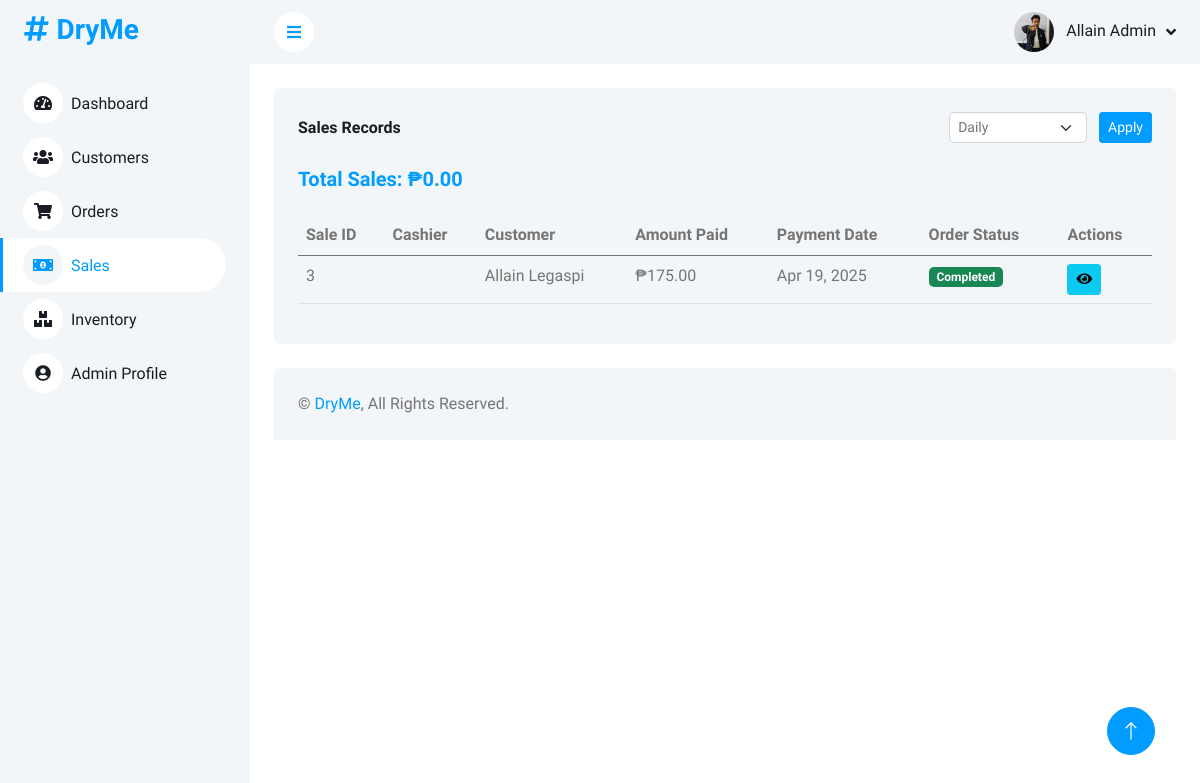
Screenshot of /admin/sales.php (signed in) with the database file from the repository.
### tables this page shows
CREATE TABLE `sales_records` (
  `sale_id` int(11) NOT NULL,
  `order_id` int(11) NOT NULL,
  `admin_id` int(11) DEFAULT NULL,
  `customer_id` int(11) NOT NULL,
  `amount_paid` decimal(10,2) NOT NULL,
  `payment_date` timestamp NOT NULL DEFAULT current_timestamp()
);

CREATE TABLE `customers` (
  `customer_id` int(11) NOT NULL,
  `username` varchar(50) NOT NULL,
  `password` varchar(255) NOT NULL,
  `email` varchar(100) NOT NULL,
  `full_name` varchar(100) NOT NULL,
  `phone` varchar(20) DEFAULT NULL,
  `address` text DEFAULT NULL,
  `role` enum('admin','customer') DEFAULT 'customer',
  `created_at` timestamp NOT NULL DEFAULT current_timestamp(),
  `updated_at` timestamp NOT NULL DEFAULT current_timestamp() ON UPDATE current_timestamp()
);

CREATE TABLE `orders` (
  `order_id` int(11) NOT NULL,
  `customer_id` int(11) DEFAULT NULL,
  `total_amount` decimal(10,2) NOT NULL DEFAULT 0.00,
  `status` enum('pending','processing','completed','cancelled') DEFAULT 'pending',
  `pickup_date` date DEFAULT NULL,
  `delivery_date` date DEFAULT NULL,
  `created_at` timestamp NOT NULL DEFAULT current_timestamp(),
  `priority` varchar(20) DEFAULT 'normal',
  `delivery` tinyint(1) DEFAULT 0,
  `pickup` tinyint(1) DEFAULT 0,
  `weight` decimal(10,2) NOT NULL DEFAULT 0.00,
  `admin_id` int(11) DEFAULT NULL,
  `special_instructions` text DEFAULT NULL,
  `detergent_id` int(11) DEFAULT NULL,
  `detergent_qty` int(11) DEFAULT 0
);

### admin/sales.php (the view, shortened to what this page needs)
<?php
require_once '../includes/db_connect.php';
$stmt = $pdo->prepare("SELECT * FROM admins WHERE admin_id = ?");
$stmt->execute([$_SESSION['admin_id']]);
$admin = $stmt->fetch();
$period = isset($_GET['period']) ? $_GET['period'] : 'daily';
$start_date = isset($_GET['start_date']) ? $_GET['start_date'] : date('Y-m-d');
$end_date = isset($_GET['end_date']) ? $_GET['end_date'] : date('Y-m-d');
switch ($period) {
    case 'daily':
        $date_condition = "DATE(sr.payment_date) = CURDATE()";
        break;
}
try {
    $query = "SELECT
              o.order_id,
              o.total_amount,
              o.status as order_status,
              o.created_at,
              c.full_name as customer_name,
              sr.sale_id,
              sr.amount_paid,
              sr.payment_date,
              a.full_name as admin_name
              FROM orders o
              INNER JOIN customers c ON o.customer_id = c.customer_id
              LEFT JOIN sales_records sr ON o.order_id = sr.order_id
              LEFT JOIN admins a ON sr.admin_id = a.admin_id
              WHERE o.status = 'completed'
              ORDER BY o.created_at DESC";
    $stmt = $pdo->prepare($query);
    $stmt->execute();
    $sales = $stmt->fetchAll(PDO::FETCH_ASSOC);
    $total_query = "SELECT COALESCE(SUM(sr.amount_paid), 0) as total
                    FROM sales_records sr
                    INNER JOIN orders o ON sr.order_id = o.order_id
                    WHERE o.status = 'completed'
                    AND $date_condition";
    if ($period === 'custom') {
        $stmt = $pdo->prepare($total_query);
        $stmt->execute([
            ':start_date' => $start_date,
            ':end_date' => $end_date
        ]);
    } else {
        $stmt = $pdo->query($total_query);
    }
    $total_sales = $stmt->fetch(PDO::FETCH_ASSOC)['total'];
} catch (PDOException $e) {
    error_log("Sales query error: " . $e->getMessage());
    $sales = [];
    $total_sales = 0;
}
?>
<!DOCTYPE html>
<html lang="en">
<head>
    <link href="https://cdnjs.cloudflare.com/ajax/libs/font-awesome/5.10.0/css/all.min.css" rel="stylesheet">
    <link href="https://cdn.jsdelivr.net/npm/bootstrap-icons@1.4.1/font/bootstrap-icons.css" rel="stylesheet">
    <link href="lib/owlcarousel/assets/owl.carousel.min.css" rel="stylesheet">
    <link href="lib/tempusdominus/css/tempusdominus-bootstrap-4.min.css" rel="stylesheet" />
    <link href="css/bootstrap.min.css" rel="stylesheet">
    <link href="css/style.css" rel="stylesheet">
</head>
<body>
    <div class="container-fluid position-relative bg-white d-flex p-0">
        <div class="sidebar pe-4 pb-3">
            <nav class="navbar bg-light navbar-light">
                <a href="index.html" class="navbar-brand mx-4 mb-3">
                    <h3 class="text-primary"><i class="fa fa-hashtag me-2"></i>DryMe</h3>
                </a>
                <div class="navbar-nav w-100">
                    <a href="index.php" class="nav-item nav-link"><i class="fa fa-tachometer-alt me-2"></i>Dashboard</a>
                    <a href="customers.php" class="nav-item nav-link"><i class="fa fa-users me-2"></i>Customers</a>
                    <a href="orders.php" class="nav-item nav-link"><i class="fa fa-shopping-cart me-2"></i>Orders</a>
                    <a href="sales.php" class="nav-item nav-link active"><i class="fa fa-money-bill-alt me-2"></i>Sales</a>
                    <a href="inventory.php" class="nav-item nav-link"><i class="fa fa-boxes me-2"></i>Inventory</a>
                    <a href="profile.php" class="nav-item nav-link"><i class="fa fa-user-circle me-2"></i>Admin Profile</a>
                </div>
            </nav>
        </div>
        <div class="content">
            <nav class="navbar navbar-expand bg-light navbar-light sticky-top px-4 py-0">
                <a href="#" class="sidebar-toggler flex-shrink-0">
                    <i class="fa fa-bars"></i>
                </a>
                <div class="navbar-nav align-items-center ms-auto">
                    <div class="nav-item dropdown">
                        <a href="#" class="nav-link dropdown-toggle" data-bs-toggle="dropdown">
                            <img class="rounded-circle me-lg-2" src="<?php echo isset($admin['profile_picture']) && $admin['profile_picture'] ? 'img/profile/' . $admin['profile_picture'] : 'img/user.jpg'; ?>" alt="" style="width: 40px; height: 40px; object-fit: cover;">
                            <span class="d-none d-lg-inline-flex"><?php echo htmlspecialchars($admin['full_name']); ?></span>
                        </a>
                    </div>
                </div>
            </nav>
            <div class="container-fluid pt-4 px-4">
                <div class="bg-light rounded h-100 p-4">
                    <div class="d-flex align-items-center justify-content-between mb-4">
                        <h6 class="mb-0">Sales Records</h6>
                        <div>
                            <select id="period" class="form-select form-select-sm d-inline-block w-auto me-2">
                                <option value="daily" <?php echo $period === 'daily' ? 'selected' : ''; ?>>Daily</option>
                            </select>
                            <button id="applyFilter" class="btn btn-sm btn-primary">Apply</button>
                        </div>
                    </div>
                    <div class="d-flex align-items-center justify-content-between mb-4">
                        <h5 class="text-primary mb-0">Total Sales: ₱<?php echo number_format($total_sales, 2); ?></h5>
                    </div>
                    <div class="table-responsive">
                        <table class="table">
                            <thead>
                                <tr>
                                    <th scope="col">Sale ID</th>
                                    <th scope="col">Cashier</th>
                                    <th scope="col">Customer</th>
                                    <th scope="col">Amount Paid</th>
                                    <th scope="col">Payment Date</th>
                                    <th scope="col">Order Status</th>
                                    <th scope="col">Actions</th>
                                </tr>
                            </thead>
                            <tbody>
                                <?php if (empty($sales)): ?>
                                    <tr>
                                        <td colspan="7" class="text-center">No completed orders found</td>
                                    </tr>
                                <?php else: ?>
                                    <?php foreach ($sales as $sale): ?>
                                        <tr>
                                            <td><?php echo $sale['sale_id']; ?></td>
                                            <td><?php echo htmlspecialchars($sale['admin_name']); ?></td>
                                            <td><?php echo htmlspecialchars($sale['customer_name']); ?></td>
                                            <td>₱<?php echo number_format($sale['amount_paid'], 2); ?></td>
                                            <td><?php echo date('M d, Y', strtotime($sale['payment_date'])); ?></td>
                                            <td>
                                                <span class="badge bg-success">
                                                    <?php echo ucfirst($sale['order_status']); ?>
                                                </span>
                                            </td>
                                            <td>
                                                <button class="btn btn-sm btn-info view-details" data-order-id="<?php echo $sale['order_id']; ?>">
                                                    <i class="fa fa-eye"></i>
                                                </button>
                                            </td>
                                        </tr>
                                    <?php endforeach; ?>
                                <?php endif; ?>
                            </tbody>
                        </table>
                    </div>
                </div>
            </div>
            <div class="container-fluid pt-4 px-4">
                <div class="bg-light rounded-top p-4">
                    <div class="row">
                        <div class="col-12 col-sm-6 text-center text-sm-start">
                            &copy; <a href="#">DryMe</a>, All Rights Reserved.
                        </div>
                    </div>
                </div>
            </div>
        </div>
        <a href="#" class="btn btn-lg btn-primary btn-lg-square back-to-top"><i class="bi bi-arrow-up"></i></a>
    </div>
</body>
</html>

### admin/css/style.css (style rules this page uses)
:root { --primary: #009CFF; --light: #F3F6F9; --dark: #191C24; }
.back-to-top { position: fixed; display: none; right: 45px; bottom: 45px; z-index: 99; }
.btn { transition: .5s; }
.btn.btn-primary { color: #FFFFFF; }
.btn-lg-square { width: 48px; height: 48px; }
.btn-square, .btn-sm-square, .btn-lg-square { padding: 0; display: inline-flex; align-items: center; justify-content: center; font-weight: normal; border-radius: 50px; }
.sidebar { position: fixed; top: 0; left: 0; bottom: 0; width: 250px; height: 100vh; overflow-y: auto; background: var(--light); transition: 0.5s; z-index: 999; }
.content { margin-left: 250px; min-height: 100vh; background: #FFFFFF; transition: 0.5s; }
@media (min-width: 992px) { .sidebar { margin-left: 0; } }
@media (min-width: 992px) { .content { width: calc(100% - 250px); } }
.sidebar .navbar .navbar-nav .nav-link { padding: 7px 20px; color: var(--dark); font-weight: 500; border-left: 3px solid var(--light); border-radius: 0 30px 30px 0; outline: none; }
.sidebar .navbar .navbar-nav .nav-link:hover, .sidebar .navbar .navbar-nav .nav-link.active { color: var(--primary); background: #FFFFFF; border-color: var(--primary); }
.sidebar .navbar .navbar-nav .nav-link i { width: 40px; height: 40px; display: inline-flex; align-items: center; justify-content: center; background: #FFFFFF; border-radius: 40px; }
.sidebar .navbar .navbar-nav .nav-link:hover i, .sidebar .navbar .navbar-nav .nav-link.active i { background: var(--light); }
.content .navbar .navbar-nav .nav-link { margin-left: 25px; padding: 12px 0; color: var(--dark); outline: none; }
.content .navbar .sidebar-toggler, .content .navbar .navbar-nav .nav-link i { width: 40px; height: 40px; display: inline-flex; align-items: center; justify-content: center; background: #FFFFFF; border-radius: 40px; }
.content .navbar .dropdown-toggle::after { margin-left: 6px; vertical-align: middle; border: none; content: "\f107"; font-family: "Font Awesome 5 Free"; font-weight: 900; transition: .5s; }

### rows the page displays
sales_records: sale_id "3", customer.full_name "Allain Legaspi", amount_paid "175.00", payment_date "Apr 19, 2025", order.status "Completed"

### other values shown
$admin['full_name'] "Allain Admin"
$total_sales "0.00"
